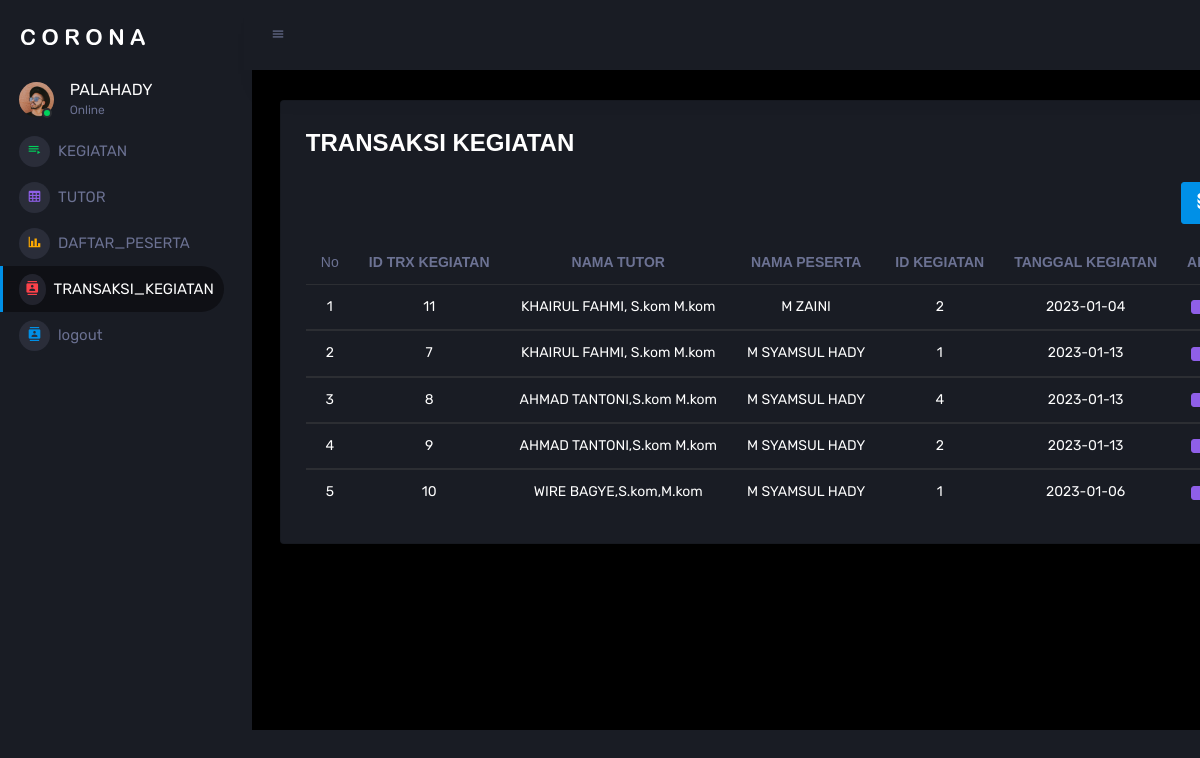
Screenshot of /trx_kegiatan/index_trx.php (signed in) with the database file from the repository.
### tables this page shows
CREATE TABLE `trx_kegiatan` (
  `id_trx` int NOT NULL,
  `id_tutor` int NOT NULL,
  `no_daftar` varchar(10) NOT NULL,
  `id_kegiatan` int NOT NULL,
  `username` varchar(50) NOT NULL,
  `tanggal_kegiatan` date NOT NULL
);

CREATE TABLE `tutor` (
  `id_tutor` int NOT NULL,
  `nama_tutor` varchar(50) NOT NULL,
  `telpon` varchar(12) NOT NULL,
  `email` varchar(40) NOT NULL
);

CREATE TABLE `daftar` (
  `no_daftar` varchar(10) NOT NULL,
  `nim` varchar(12) NOT NULL,
  `nama` varchar(50) NOT NULL,
  `alamat` varchar(100) NOT NULL,
  `telpon` varchar(12) NOT NULL,
  `email` varchar(40) NOT NULL,
  `tanggal_daftar` datetime NOT NULL DEFAULT CURRENT_TIMESTAMP
);

### config/koneksi.php (called while the page is built, shortened)
<?php
$conn = mysqli_connect("localhost", "root", "10", "projeck_uas");
function getTrx()
{
    global $conn;
    $sql = "SELECT trx_kegiatan.*, kegiatan.nama_kegiatan, tutor.nama_tutor,daftar.nama FROM trx_kegiatan INNER JOIN kegiatan ON trx_kegiatan.id_kegiatan = kegiatan.id_kegiatan INNER JOIN tutor ON trx_kegiatan.id_tutor = tutor.id_tutor
    INNER JOIN daftar ON trx_kegiatan.no_daftar = daftar.no_daftar";
    $data = mysqli_query($conn, $sql);
    return $data;
}

### trx_kegiatan/index_trx.php (the view, shortened to what this page needs)
<?php
require '../config/koneksi.php';
$data = getTrx();
?>
<?php include('../template/header.php'); ?>
<h3 class="mb-4"><strong>TRANSAKSI KEGIATAN</strong></h3>
<div class="row">
    <div class="col text-right">
        <button type="button" class="btn btn-primary mb-3" data-toggle="modal" data-target="#tambah">
            <i class="mdi mdi-database-plus" style="font-size: 1.5rem;"></i>
        </button>
    </div>
</div>
<div class="table-responsive">
    <table class="table">
        <thead class="text-center">
            <tr>
                <th>No</th>
                <th scope="col"><strong>ID TRX KEGIATAN</strong></th>
                <th scope="col"><strong>NAMA TUTOR</strong></th>
                <th scope="col"><strong>NAMA PESERTA</strong></th>
                <th scope="col"><strong>ID KEGIATAN</strong></th>
                <th scope="col"><strong>TANGGAL KEGIATAN</strong></th>
                <th scope="col"><strong>AKSI</strong></th>
            </tr>
        </thead>
        <?php $i = 1; ?>
        <?php foreach ($data as $row) : ?>
            <tbody class="text-center text-white">
                <tr>
                    <td><?= $i++; ?></td>
                    <td><?= $row["id_trx"]; ?></td>
                    <td><?= $row["nama_tutor"]; ?></td>
                    <td><?= $row["nama"]; ?></td>
                    <td><?= $row["id_kegiatan"]; ?></td>
                    <td><?= $row["tanggal_kegiatan"]; ?></td>
                    <td>
                        <button type="button" class="btn btn-info " data-toggle="modal" data-target=#detail<?= $row['id_trx']; ?>></button>
                    </td>
                </tr>
            </tbody>
        <?php endforeach; ?>
    </table>
</div>
<?php include('../template/footer.php'); ?>

### template/header.php (shortened to what this page needs)
<!DOCTYPE html>
<html lang="en">
<head>
    <link rel="stylesheet" href="../dashboard/asset/vendors/mdi/css/materialdesignicons.min.css">
    <link rel="stylesheet" href="../dashboard/asset/vendors/css/vendor.bundle.base.css">
    <link rel="stylesheet" href="../dashboard/asset/vendors/jvectormap/jquery-jvectormap.css">
    <link rel="stylesheet" href="../dashboard/asset/vendors/flag-icon-css/css/flag-icon.min.css">
    <link rel="stylesheet" href="../dashboard/asset/vendors/owl-carousel-2/owl.carousel.min.css">
    <link rel="stylesheet" href="../dashboard/asset/vendors/owl-carousel-2/owl.theme.default.min.css">
    <link rel="stylesheet" href="../dashboard/asset/css/style.css">
</head>
<body>
    <div class="container-scroller">
        <nav class="sidebar sidebar-offcanvas" id="sidebar">
            <div class="sidebar-brand-wrapper d-none d-lg-flex align-items-center justify-content-center fixed-top">
                <a class="sidebar-brand brand-logo" href="../dashboard/index.php"><img src="../dashboard/asset/images/logo.svg" alt="logo" /></a>
            </div>
            <ul class="nav">
                <li class="nav-item profile">
                    <div class="profile-desc">
                        <div class="profile-pic">
                            <div class="count-indicator">
                                <img class="img-xs rounded-circle " src="../dashboard/asset/images/faces/face15.jpg" alt="">
                                <span class="count bg-success"></span>
                            </div>
                            <div class="profile-name">
                                <h5 class="mb-0 font-weight-normal">PALAHADY</h5>
                                <span>Online</span>
                            </div>
                        </div>
                    </div>
                </li>
                <li class="nav-item menu-items">
                    <a class="nav-link" href="../kegiatan/index_kegiatan.php">
                        <span class="menu-icon">
                            <i class="mdi mdi-playlist-play"></i>
                        </span>
                        <span class="menu-title">KEGIATAN</span>
                    </a>
                </li>
                <li class="nav-item menu-items">
                    <a class="nav-link" href="../tutor/index_tutor.php">
                        <span class="menu-icon">
                            <i class="mdi mdi-table-large"></i>
                        </span>
                        <span class="menu-title">TUTOR</span>
                    </a>
                </li>
                <li class="nav-item menu-items">
                    <a class="nav-link" href="../daftar/index_daftar.php">
                        <span class="menu-icon">
                            <i class="mdi mdi-chart-bar"></i>
                        </span>
                        <span class="menu-title">DAFTAR_PESERTA</span>
                    </a>
                </li>
                <li class="nav-item menu-items">
                    <a class="nav-link" href="../trx_kegiatan/index_trx.php">
                        <span class="menu-icon">
                            <i class="mdi mdi-contacts"></i>
                        </span>
                        <span class="menu-title">TRANSAKSI_KEGIATAN</span>
                    </a>
                </li>
                <li class="nav-item menu-items">
                    <a class="nav-link" href="../login/logout.php">
                        <span class="menu-icon">
                            <i class="mdi mdi-contacts"></i>
                        </span>
                        <span class="menu-title">logout</span>
                    </a>
                </li>
            </ul>
        </nav>
        <nav class="navbar p-0 fixed-top d-flex flex-row">
            <div class="navbar-menu-wrapper flex-grow d-flex align-items-stretch">
                <button class="navbar-toggler navbar-toggler align-self-center" type="button" data-toggle="minimize">
                    <span class="mdi mdi-menu"></span>
                </button>
            </div>
        </nav>>
        <div class="main-panel">
            <div class="content-wrapper">
                <div class="row">
                    <div class="col-12 grid-margin">
                        <div class="card">
                            <div class="card-body">

### template/footer.php (shortened to what this page needs)
</div>
</div>
</div>
</div>
</div>
</div>
</body>
</html>

### rows the page displays
trx_kegiatan: id_trx "11", id_tutor.nama_tutor "KHAIRUL FAHMI, S.kom M.kom", no_daftar.nama "M ZAINI", id_kegiatan "2", tanggal_kegiatan "2023-01-04"
trx_kegiatan: id_trx "7", id_tutor.nama_tutor "KHAIRUL FAHMI, S.kom M.kom", no_daftar.nama "M SYAMSUL HADY", id_kegiatan "1", tanggal_kegiatan "2023-01-13"
trx_kegiatan: id_trx "8", id_tutor.nama_tutor "AHMAD TANTONI,S.kom M.kom", no_daftar.nama "M SYAMSUL HADY", id_kegiatan "4", tanggal_kegiatan "2023-01-13"
trx_kegiatan: id_trx "9", id_tutor.nama_tutor "AHMAD TANTONI,S.kom M.kom", no_daftar.nama "M SYAMSUL HADY", id_kegiatan "2", tanggal_kegiatan "2023-01-13"
trx_kegiatan: id_trx "10", id_tutor.nama_tutor "WIRE BAGYE,S.kom,M.kom", no_daftar.nama "M SYAMSUL HADY", id_kegiatan "1", tanggal_kegiatan "2023-01-06"
